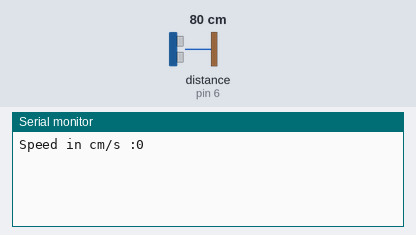
The sketch below on a simulated Arduino Uno, built with avr-gcc and run on an emulated ATmega328P. On the bench: the last lines printed to the serial monitor. Wiring (inferred from the names in the program): ultrasonic range finder: trigger pin 5; echo pin 6. The inputs (shaded band) are chosen by the test bench; at power-on: distance to the obstacle (sensor on pin 6) 80 cm. The echo pulse lasts 58.3 µs per cm.

Above: at 1.8 s.
1.9 s: distance to the obstacle (sensor on pin 6) set to 2 cm
At 2.7 s:
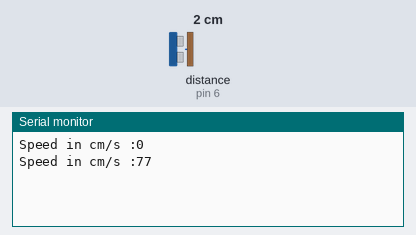
3.4 s: distance to the obstacle (sensor on pin 6) set to 4 cm
At 4.3 s:
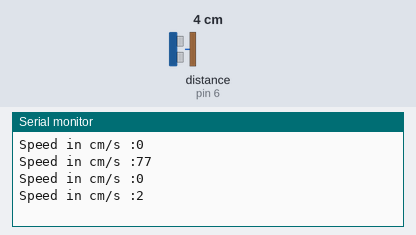
Timing chart, 0 to 6.4 s (numbered marks = the images above; inputs shaded):
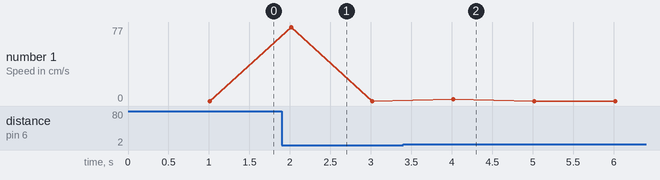

The sketch:

speed_detection.ino
```cpp
int trigPin = 5;

int echoPin = 6;


int distance1 = 0;

int distance2 = 0;

int measured_speed = 0;

long duration = 0;

int distance = 0;


void setup()

{


    pinMode(trigPin, OUTPUT);


    pinMode(echoPin, INPUT);


    Serial.begin(9600);

}


void loop()

{


    distance1 = ultrasonicRead();

    delay(1000);

    distance2 = ultrasonicRead();


    measured_speed = abs(distance2 - distance1) / 1.0;


    Serial.print("Speed in cm/s :");

    Serial.println(measured_speed);

}


float ultrasonicRead()

{


    digitalWrite(trigPin, HIGH);

    delayMicroseconds(10);

    digitalWrite(trigPin, LOW);


    duration = pulseIn(echoPin, HIGH);


    distance = duration * 0.034 / 2;


    return distance;

}
```

Measured:
- after the input at 1.9 s, the serial monitor: prints a new line after 0.12 s (image 1)
- after the input at 3.4 s, the serial monitor: prints a new line after 0.62 s (image 2)
